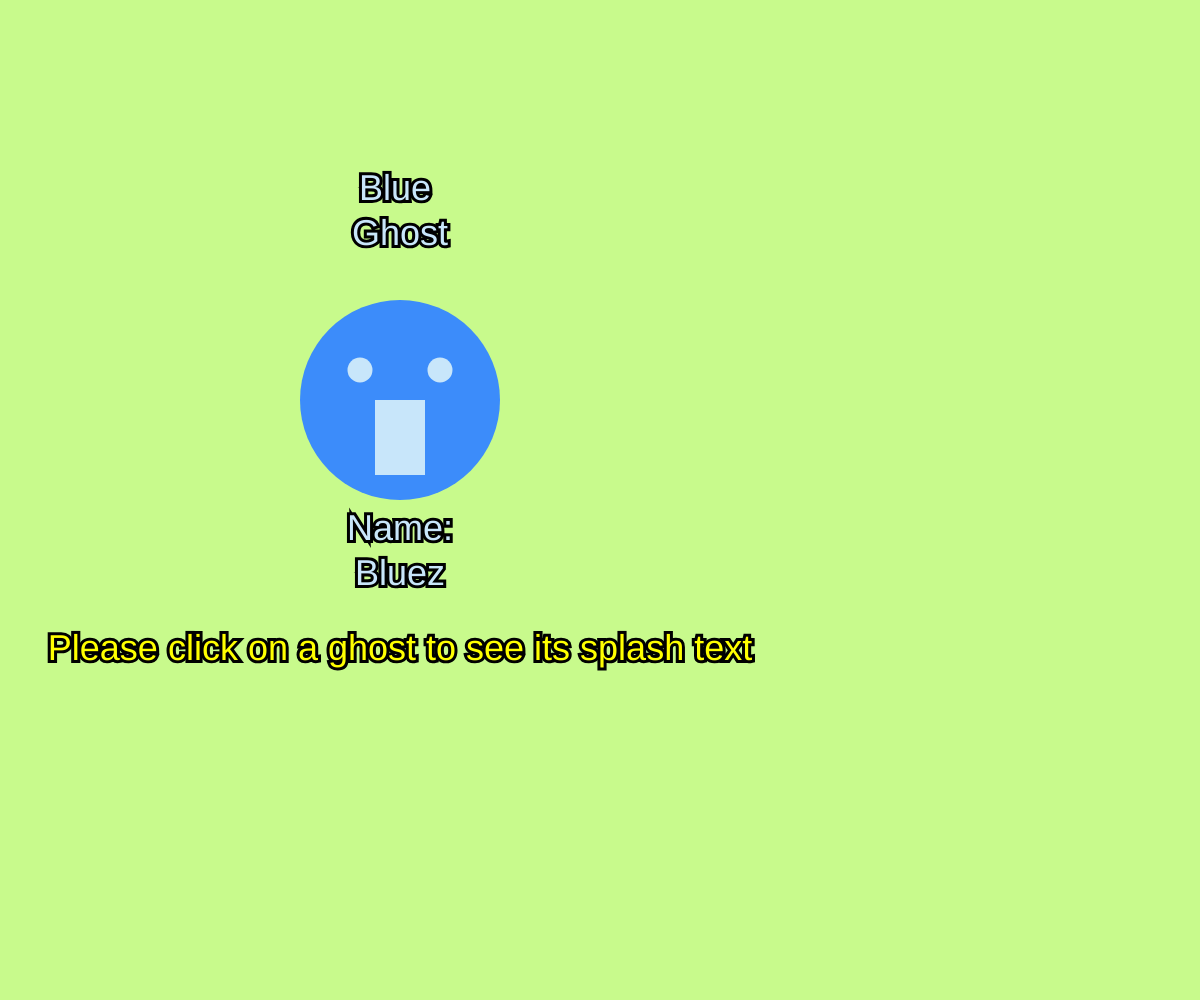
Frame 1 (no input)
Frame 60 (no input): identical to frame 1, image omitted
Frame 120 (the mouse pressed at the canvas centre since frame 60): identical to frame 1, image omitted

The p5.js sketch that drew this single still picture (run headless with seeded random() and noise() and a simulated clock; from frame 60 on, the mouse is pressed at the canvas centre):

// p5.js sketch
// ── sketch.js
//let technicalSoftware = ["Computer \nProgramming", "OOP", "data \nstructures", "algorithms", "OOD", "Assembly Language\n(Machine Code)", "web \ndevelopment", "mobile \napp \ndevelopment", "game \ndevelopment", "Excel \nSheets", "Database \nManagement \nSystems", "Software \nEngineering", "Management \nInformation \nSystems", "Informational \nTechnology"];
//let artisticSoftware = ["Creative \nCoding", "3D \nModeling", "web \naesthetics", "game \naesthetics", "digital \nanimation", "Photo \nediting", "video \nediting", "digital \npainting", "Computer \nGraphics", "Augmented \nReality", "Digital \nMedia \nArt", "Graphic \nDesign", "music \nproducer", "Adobe \nCreative \nCloud"];
// Hyun-ji a.k.a. Kim

let ghostsOfLife = [{
  splash: "Blue \nGhost",
  name: "Bluez",
  lore: ""
}, {
  splash: "Boo",
  name: "Boo Diddley",
  lore: ""
}, {
  splash: "You've \nbeen \npranked",
  name: "Sona",
  lore: ""
}, {
  splash: "Munyi\nMunyi",
  name: "Luna",
  lore: ""
}, {
  splash: "Ghost \nof \nTime",
  name: "Pappy Ergo Lanatos",
  lore: ""
}, {
  splash: "Seoul \nGhost",
  name: "Kim",
  lore: ""
}, {
  splash: "basketcase",
  name: "Riley",
  lore: ""
}, {
  splash: "determination",
  name: "Steve",
  lore: ""
}, {
  splash: "passionate",
  name: "Julie",
  lore: ""
}, {
  splash: "niceness",
  name: "Bailey",
  lore: ""
}, {
  splash: "quirky",
  name: "Billybob",
  lore: ""
}, {
  splash: "imaginative",
  name: "Danielle",
  lore: ""
}, {
  splash: "philosohpies",
  name: "Daniel",
  lore: ""
}, {
  splash: "knowledgeable",
  name: "Brian",
  lore: ""
}];
let randomIndex1 = 0;
let bgc;

let ghostCover = false;

function setup() {
  createCanvas(windowWidth, windowHeight);
  // var ghostSize1 = 80; putting this here would cause error due to scope issues
  //background(250, 140, 60);

  // light-green, dark-purple, blue, orange, blackish-blue,indigoish, purple, pure-blue,
  // lavendar, pinkish, yellow-green, magenta(doing rainbow causes crimson cause it's not in the draw function), dark-green, pure green
  bgc = [color(200, 250, 140),
             color(102, 0, 102),
             color(60, 140, 250),
             color(250, 140, 60),
             color(0, 0, 100),
             color(140, 140, 250),
             color("#7F00FF"),
             color(0, 0, 255),
             color("#E5CCFF"),
             color(255, 155, 255),
             color(220, 250, 0),
             color("#FF007F"),
             color(0, 125, 0),
             color(0, 255, 0)];

  // seems like these variables are only predefined within the p5js functions?
  console.log(windowWidth); //1365
  console.log(windowHeight); //969

  // testing random numbers without looping from the draw function
  console.log(random(14));
  console.log(int(random(14)));


}

var ghostSize1 = 200;
var ghostPosX1 = 400;
var ghostPosY1 = 400;

function draw() {
  push();

  background(bgc[randomIndex1]);

  noStroke();
  //console.log(width);
  //console.log(height);

  // fill(127, 0, 255);
  // textSize(24);
  // textAlign(CENTER);
  // text(artisticSoftware[randomIndex3], 600, 250);

  fill(60, 140, 250);
  ellipse(ghostPosX1, ghostPosY1, ghostSize1); // (100, 100, 80)
  fill(200, 230, 250);
  ellipse(ghostPosX1 - (ghostSize1 / 5), ghostPosY1 - (ghostSize1 / (20 / 3)), ghostSize1 / 8); // (84, 88, 10)
  ellipse(ghostPosX1 + (ghostSize1 / 5), ghostPosY1 - (ghostSize1 / (20 / 3)), ghostSize1 / 8); // (116, 88, 10)
  rect(ghostPosX1 - (ghostSize1 / 8), ghostPosY1, ghostSize1 / 4, ghostSize1 / (8 / 3)); // (90, 100, 20, 30)

  // fill(0, 250, 0);
  // ellipse(ghostPosX2, ghostPosY2, ghostSize2); // (100, 100, 80)
  // fill(0, 120, 0);
  // ellipse(ghostPosX2 - (ghostSize2 / (4)), ghostPosY2 - (ghostSize2 / (20 / 3)), ghostSize2 / 8); // (80, 88, 10)
  // ellipse(ghostPosX2 + (ghostSize2 / (20 / 3)), ghostPosY2 - (ghostSize2 / (20 / 3)), ghostSize2 / 8); // (112, 88, 10)
  // rect(ghostPosX2 - (ghostSize2 / (40 / 9)), ghostPosY2, ghostSize2 / 4, ghostSize2 / (8 / 3)); // (82, 100, 20, 30)
  //
  // textSize(24);
  // text(technicalSoftware[randomIndex2], 200, 250);
  //
  // fill(255, 0, 127);
  // ellipse(ghostPosX3, ghostPosY3, ghostSize3); // (100, 100, 80)
  // fill(127, 0, 255);
  // ellipse(ghostPosX3 - (ghostSize3 / (20 / 3)), ghostPosY3 - (ghostSize3 / (20 / 3)), ghostSize3 / 8); // (88, 88, 10)
  // ellipse(ghostPosX3 + (ghostSize3 / 4), ghostPosY3 - (ghostSize3 / (20 / 3)), ghostSize3 / 8); // (120, 88, 10)
  // rect(ghostPosX3 - (ghostSize3 / 40), ghostPosY3, ghostSize3 / 4, ghostSize3 / (8 / 3)); // (98, 100, 20, 30)

  /*
    if (mouseIsPressed && insideCircle(ghostPosX1, ghostPosY1, ghostSize1)) {
        randomIndex1 = int(random(ghostsOfLife.length));
    }

    if (mouseIsPressed && insideCircle(ghostPosX2, ghostPosY2, ghostSize2)) {
        randomIndex2 = int(random(technicalSoftware.length));
    }

    if (mouseIsPressed && insideCircle(ghostPosX3, ghostPosY3, ghostSize3)) {
        randomIndex3 = int(random(artisticSoftware.length));
    }
  */

  // testing the random display of array indexes(0 to 13)

  //text(random(14), 800, 100);
  //text(int(random(14)), 800, 150);


  pop();

  push();
  fill(200, 230, 250);
  textSize(36);
  stroke(0);
  strokeWeight(6);
  textAlign(CENTER);
  text(ghostsOfLife[randomIndex1].splash, 400, 200);
  text(`Name:\n${ghostsOfLife[randomIndex1].name}`, 400, 540);

  fill("#FFFF00");
  text("Please click on a ghost to see its splash text", 400, 660);
  pop();

  blueGhostArmies();

  //if (ghostCover) ghostCover = false;

}

function mousePressed() {

  if (insideCircle(ghostPosX1, ghostPosY1, ghostSize1)) {
    //setTimeout(blueGhostArmies(), 10000);
    ghostCover = true;
    randomIndex1 = int(random(ghostsOfLife.length));
    setTimeout(blueGhostFinish, 2000);
  }

  //if (insideCircle(ghostPosX2, ghostPosY2, ghostSize2)) randomIndex2 = int(random(technicalSoftware.length));
  //if (insideCircle(ghostPosX3, ghostPosY3, ghostSize3)) randomIndex3 = int(random(artisticSoftware.length));

  //ghostCover = false;
}

function insideCircle(x, y, size) {
  return sqrt(sq(mouseX - x) + sq(mouseY - y)) < size / 2 ? true : false;
}

function blueGhostArmy(x, y, size) {
  fill(60, 140, 250);
  ellipse(x, y, size); // (100, 100, 80)
  fill(200, 230, 250);
  ellipse(x - (size / 5), y - (size / (20 / 3)), size / 8); // (84, 88, 10)
  ellipse(x + (size / 5), y - (size / (20 / 3)), size / 8); // (116, 88, 10)
  rect(x - (size / 8), y, size / 4, size / (8 / 3)); // (90, 100, 20, 30)
}

function blueGhostArmies() {

  if (ghostCover == true) {

    for (let i = 0; i < width + 800; i += 100) {
      for (let j = 0; j < height + 800; j += 100) {

        blueGhostArmy(random(i), random(j), 400);
        //delayTime(1.0);
        blueGhostArmy(random(i) + 50, random(j) + 50, 400);
        //delayTime(1.0);
        //blueGhostArmy(width + i + 50, height + j + 50, 100);

      }
    }

  }

}

function blueGhostFinish() {
  ghostCover = false;
}


//var w = windowWidth;
//var h = windowHeight;
// testing length of the 3 arrays (the lengths are all 14)
//console.log(technicalSoftware.length);
//console.log(artisticSoftware.length);
console.log(ghostsOfLife.length);
console.log(ghostCover);
